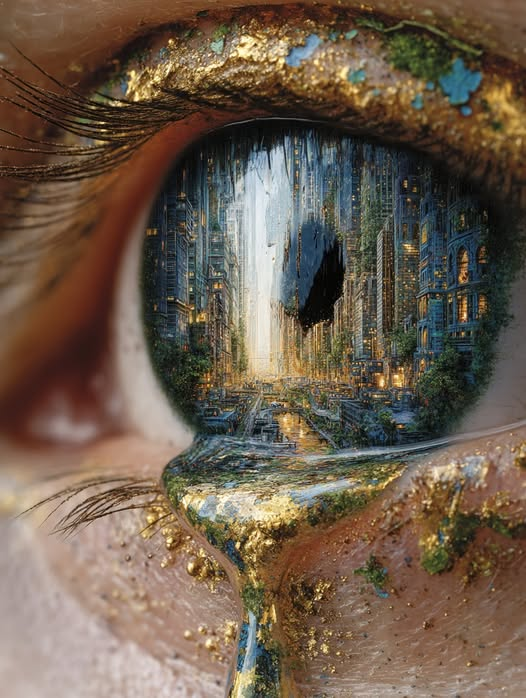
#> input picture nameofyourimage.jpg, 526 x 698 px
$ python -i pixel_sort_beta.py   (imports and definitions only)
#> lines starting #> are read from the running program, lines starting #| are printed output that depends on the picture
import matplotlib.image
import matplotlib.pyplot as plt
import numpy as np
import librosa
import scipy
import random
from numba import jit

# [35 lines of commented-out code are left out]

@jit(nopython=True)
def apply_sorting_effect(image_edit, image, pixel_sort_location, normal_sort_distance, sigma_sort_distance, audio_resampled=None):
    """
    Applies the pixel sorting effect to the image using Numba for performance optimization.

    Args:
        image_edit (numpy.ndarray): The image array to modify
        image (numpy.ndarray): The original image array
        pixel_sort_location (numpy.ndarray): Binary mask indicating where to apply sorting
        normal_sort_distance (float): Base distance for sorting
        sigma_sort_distance (float): Standard deviation for random sorting distance
        audio_resampled (numpy.ndarray, optional): Audio data resampled to image height

    Returns:
        numpy.ndarray: The modified image with sorting effects applied
    """
    height, width = image.shape[:2]
    for i in range(height):
        for j in range(width):
            if pixel_sort_location[i, j, 0] == 1:
                if audio_resampled is not None:
                    sort_distance = int(np.random.normal(
                        normal_sort_distance * (1 + audio_resampled[i]),
                        sigma_sort_distance
                    ))
                else:
                    sort_distance = int(np.random.normal(
                        normal_sort_distance,
                        sigma_sort_distance
                    ))

                end_sort_point = min(i + sort_distance, height - 1)
                if end_sort_point > i:
                    image_edit[i:end_sort_point, j] = np.mean(
                        np.stack([image[i, j], image[i:end_sort_point, j]]),
                        axis=0
                    ).astype(np.uint8)
    return image_edit

def process_audio(audio_path, min_freq=0, max_freq=150, sensitivity=5):
    """
    Processes audio file to extract frequency data for image manipulation.

    Args:
        audio_path (str): Path to the audio file
        min_freq (float): Minimum frequency to analyze (Hz)
        max_freq (float): Maximum frequency to analyze (Hz)
        sensitivity (float): Audio sensitivity multiplier (1-10)

    Returns:
        numpy.ndarray: Normalized audio strength data
    """
    # Load audio file with reduced sample rate for better performance
    sound_data, sr = librosa.load(audio_path, sr=22050)

    # Calculate STFT with optimized parameters
    f, t, Zxx = scipy.signal.stft(
        sound_data,
        fs=sr,
        nperseg=1024,
        noverlap=512
    )

    # Vectorized frequency range selection
    freq_mask = (f >= min_freq) & (f <= max_freq)
    if not np.any(freq_mask):
        return np.ones(len(t))  # Return neutral data if no frequencies in range

    # Vectorized strength calculation
    avg_strength = np.abs(Zxx[freq_mask]).mean(axis=0)

    # Normalize and apply sensitivity
    avg_strength = (avg_strength / avg_strength.max()) ** (1 / sensitivity)

    return avg_strength

def apply_pixel_sorting(image_path, sigma1=8, sigma2=2, num_sorted=100000, audio_data=None):
    """
    Main function to apply pixel sorting effect to an image with optional audio reactivity.

    Args:
        image_path (str): Path to the input image file
        sigma1 (float): Edge detection sensitivity (larger values = more edges)
        sigma2 (float): Detail level sensitivity (larger values = more details)
        num_sorted (int): Number of pixels to sort
        audio_data (numpy.ndarray, optional): Audio data for reactive effects

    Returns:
        numpy.ndarray: The processed image with pixel sorting effects

    Raises:
        ValueError: If unsupported image format is provided
    """
#> called with image_path = 'nameofyourimage.jpg', sigma1 = 8, sigma2 = 2, num_sorted = 100000
    # Check file format
    file_ext = image_path.lower().split('.')[-1]
    if file_ext not in ['png', 'jpg', 'jpeg']:
        raise ValueError("Unsupported image format. Please use PNG or JPEG files.")

    # Load and preprocess image
    image = plt.imread(image_path)
#> image is the input picture: shape (698, 526, 3); mean R, G, B 109.7, 93.1, 76.9

    # Handle color ranges
    if image.dtype == np.float32 or image.dtype == np.float64:
        image = (image * 255).astype(np.uint8)

    # Ensure correct number of channels based on format
    if file_ext == 'png' and image.shape[2] == 3:
        # Convert RGB PNG to RGBA
        alpha = np.full((image.shape[0], image.shape[1], 1), 255, dtype=np.uint8)
        image = np.concatenate([image, alpha], axis=2)
    elif file_ext in ['jpg', 'jpeg'] and image.shape[2] == 4:
        # Convert RGBA JPEG to RGB
        image = image[:, :, :3]

    # Create a copy for editing
    image_edit = image.copy()

    # Convert to grayscale using vectorized operations
    grayscale_rgb_weights = np.array([0.2126, 0.7152, 0.0722])
    image_grayscale = np.sum(image[:, :, :3] * grayscale_rgb_weights, axis=2).astype(np.uint8)
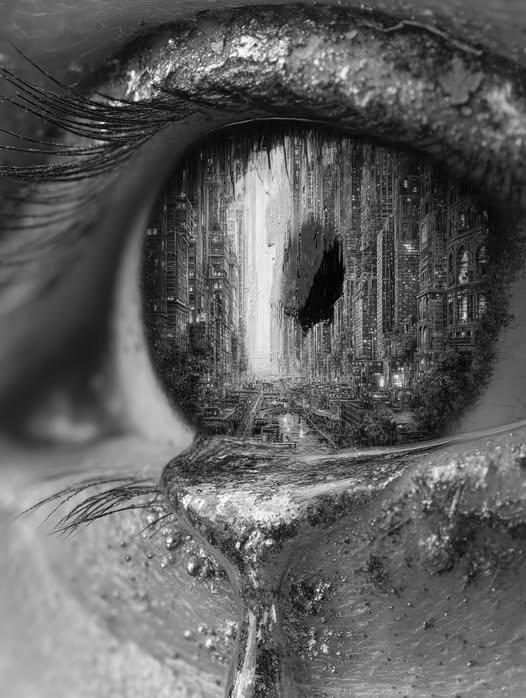
#> image_grayscale: shape (698, 526); min 0, max 254, mean 95

    # Calculate probability map using optimized gaussian filters
    probability_map = scipy.ndimage.gaussian_filter(image_grayscale, sigma1) - \
                     scipy.ndimage.gaussian_filter(image_grayscale, sigma2)
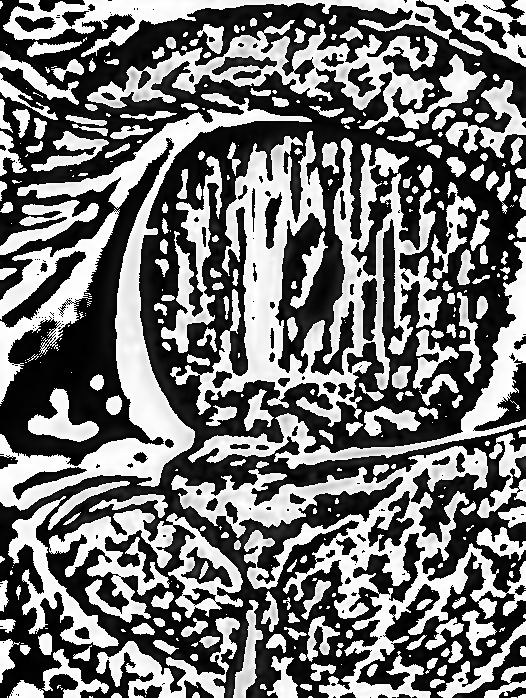
#> probability_map: shape (698, 526); min 0, max 255, mean 116.1
    probability_map = np.clip(probability_map, 0, 255)

    # Process audio data if provided
    audio_resampled = None
    if audio_data is not None:
        audio_resampled = scipy.signal.resample(audio_data, image.shape[0])
        audio_resampled = (audio_resampled - audio_resampled.min()) / (audio_resampled.max() - audio_resampled.min())
        probability_map = np.clip(probability_map * (1 + audio_resampled[:, np.newaxis]), 0, 255)

    # Generate random points more efficiently
    height, width = image_grayscale.shape
#> height = 698; width = 526
    total_pixels = height * width
#> total_pixels = 367148
    num_points = min(num_sorted, total_pixels)
#> num_points = 100000

    # Use numpy's random choice for better performance
    indices = np.random.choice(
        total_pixels,
        size=num_points,
        p=probability_map.flatten() / probability_map.sum()
    )

    # Convert indices to 2D coordinates
    rows = indices // width
    cols = indices % width

    # Create pixel sort location array with matching channels
    pixel_sort_location = np.zeros((height, width, image.shape[2]), dtype=np.uint8)
    pixel_sort_location[rows, cols] = 1

    # Calculate sort distances
    normal_sort_distance = height * 0.03
#> normal_sort_distance = 20.94
    sigma_sort_distance = height * 0.01
#> sigma_sort_distance = 6.98

    # Apply sorting effect using optimized function
    image_edit = apply_sorting_effect(
        image_edit,
        image,
        pixel_sort_location,
        normal_sort_distance,
        sigma_sort_distance,
        audio_resampled
    )

    return image_edit

# [34 lines of commented-out code are left out]

# [3 lines not run here, left out]

#> (the run stopped early here; a loop or call above may not have finished)
